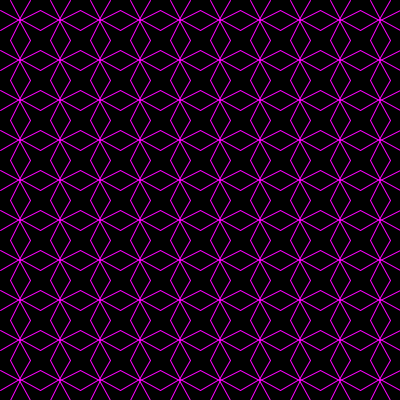
Frame 1 (no input)
Frame 60 (the mouse pressed at the canvas centre just before this capture): identical to frame 1, image omitted
Frame 120 (the mouse held since frame 60 and released just before this capture): identical to frame 1, image omitted

The Processing sketch that drew this single still picture (run headless with seeded random() and noise(); from frame 60 on, the mouse is pressed at the canvas centre):

// Processing sketch: Islamic_Star_Patterns
// ── Islamic_Star_Patterns.pde
// Coding Train
// Coding Challenge 54.1 - Islamic Star Patterns
// https://www.youtube.com/watch?v=sJ6pMLp_IaI&list=PLRqwX-V7Uu6ZiZxtDDRCi6uhfTH4FilpH&index=70

// JavaScript conversion

// https://cs.uwaterloo.ca/~csk/publications/Papers/kaplan_2005.pdf
// http://paulbourke.net/geometry/pointlineplane

ArrayList<Polygon> polys;

float angle = 60;    // in degrees
float delta = 10;
int inc = 40;

void setup(){
  size(400, 400);
  background(51);  

  polys = new ArrayList<Polygon>();

  for (int x = 0; x < width; x += inc){
    for (int y = 0; y < height; y += inc){
      Polygon p = new Polygon();
      p.addVertex(x,       y);
      p.addVertex(x + inc, y);
      p.addVertex(x + inc, y + inc);
      p.addVertex(x,       y + inc);
      p.close();
      polys.add(p);
    }
  }
  
  println("Mouse buttons to adjust delta.");
  println("Up/down arrows to adjust angle.");
}

void draw(){
  background(0);
  
  for (Polygon p : polys){
    p.hankin();
    p.show();
  }
}

void mouseClicked(){
  if (mouseButton == LEFT){
    if (delta <= inc/2){
      delta += 5;
    }
  }
  if (mouseButton == RIGHT){
    if (delta >= 5){
      delta -= 5;
    }
  }
  println("Delta is " + delta);
}

void keyPressed(){
  if (keyCode == UP){
    if (angle <= 85){
      angle += 5;
    }
  }
  if (keyCode == DOWN){
    if (angle >= 10){
      angle -= 5;
    }
  }
  println("Angle is " + angle);
}
// ── Edge.pde
class Edge {
  PVector a;
  PVector b; 
  PVector mid;
  
  Hankin h1;
  Hankin h2;
  
  Edge(PVector _a, PVector _b){
    a = _a;
    b = _b;
  }
  
  void show(){
    //stroke(255);
    //line(a.x, a.y, b.x, b.y);
    //fill(255, 0, 255);
    //ellipse(mid.x, mid.y, 8, 8);
    h1.show();
    h2.show();
  }
  
  void hankin(){
    mid = PVector.add(a, b);
    mid.mult(0.5);
    
    PVector v1 = PVector.sub(a, mid);
    PVector v2 = PVector.sub(b, mid);

    PVector offset1 = mid;
    PVector offset2 = mid;

    if (delta > 0){
      v1.setMag(delta);
      v2.setMag(delta);
      
      offset1 = PVector.add(mid, v2);
      offset2 = PVector.add(mid, v1);
    }

    v1.rotate(radians(-angle));
    v2.rotate(radians(angle));
    
    h1 = new Hankin(offset1, v1);
    h2 = new Hankin(offset2, v2);
  }
  
  void findEnds(Edge e){
    h1.findEnd(e.h1);
    h1.findEnd(e.h2);
    h2.findEnd(e.h1);
    h2.findEnd(e.h2);
  }
}
// ── Hankin.pde
class Hankin {
  PVector start;
  PVector direction;
  PVector b;
  PVector end;
  float prevD;
  
  Hankin(PVector _start, PVector _direction){
    start = _start;
    direction = _direction;
    b = PVector.add(start, direction);
  }
  
  void show(){
    stroke(255, 0, 255);
    line(start.x, start.y, end.x, end.y);
    //line(start.x, start.y, b.x, b.y);
    //fill(255, 0, 255);
    //ellipse(b.x, b.y, 8, 8);
    //if (this.end != null){
    //  fill(255, 255, 0);
    //  ellipse(end.x, end.y, 8, 8);
    //}
  }
  
  // line-line intersection from
  // http://paulbourke.net/geometry/pointlineplane
  void findEnd(Hankin h){
    float den = (h.direction.y * direction.x) - (h.direction.x * direction.y);
    float numA = (h.direction.x * (start.y - h.start.y)) - (h.direction.y * (start.x - h.start.x)); 
    float numB = (direction.x * (start.y - h.start.y)) - (direction.y * (start.x - h.start.x));
    
    float ua = numA / den;
    float ub = numB / den;
    
    float x = start.x + (ua * direction.x);
    float y = start.y + (ua * direction.y);
    
    if (ua > 0 && ub > 0){
      PVector candidate = new PVector(x, y);
      float d1 = PVector.dist(candidate, start); 
      float d2 = PVector.dist(candidate, h.start);
      float totalDistance = d1 + d2;
      float diff = abs(d1 - d2);
      
      if (diff < 0.001){
        if (end == null){
          end = candidate;
          this.prevD = totalDistance;
        } else if (totalDistance < prevD){
          end = candidate;
          this.prevD = totalDistance;
        }
      }
    }
  }
}
// ── Polygon.pde
class Polygon {
  ArrayList<PVector> vertices;
  ArrayList<Edge> edges;
  
  Polygon(){
    vertices = new ArrayList<PVector>();
    edges = new ArrayList<Edge>();
  }
  
  void hankin(){
    for (Edge e : edges){
      e.hankin();
    }
    for (int i = 0; i < edges.size(); i++){
      for (int j = 0; j < edges.size(); j++){
        if (i != j){
          edges.get(i).findEnds(edges.get(j));
        }
      }
    }
  }
  
  void addVertex(float x, float y){
    PVector a = new PVector(x, y);
    int total = vertices.size();
    
    if (total > 0){
      PVector previous = vertices.get(total-1);
      edges.add(new Edge(previous, a));
    }
    
    vertices.add(a);   
  }
  
  void close(){
    int total = vertices.size();
    
    if (total > 3){
      PVector start = vertices.get(0);
      PVector end = vertices.get(total-1);
      edges.add(new Edge(end, start));
    }
  }
  
  void show(){
    for (Edge e : edges){
      e.show();
    }
  }
}
